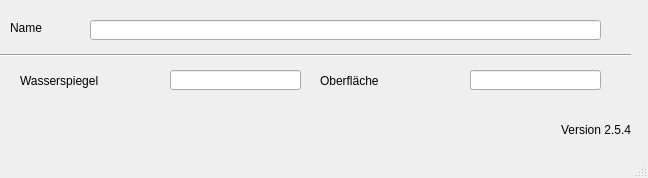
<?xml version="1.0" encoding="UTF-8"?>
<ui version="4.0">
 <class>MainWindow</class>
 <widget class="QMainWindow" name="MainWindow">
  <property name="geometry">
   <rect>
    <x>0</x>
    <y>0</y>
    <width>648</width>
    <height>178</height>
   </rect>
  </property>
  <property name="windowTitle">
   <string>MainWindow</string>
  </property>
  <widget class="QWidget" name="centralwidget">
   <widget class="QLabel" name="label">
    <property name="geometry">
     <rect>
      <x>10</x>
      <y>20</y>
      <width>46</width>
      <height>16</height>
     </rect>
    </property>
    <property name="text">
     <string>Name</string>
    </property>
   </widget>
   <widget class="QLabel" name="label_20">
    <property name="geometry">
     <rect>
      <x>20</x>
      <y>70</y>
      <width>121</width>
      <height>21</height>
     </rect>
    </property>
    <property name="text">
     <string>Wasserspiegel</string>
    </property>
   </widget>
   <widget class="Line" name="line">
    <property name="geometry">
     <rect>
      <x>0</x>
      <y>40</y>
      <width>631</width>
      <height>31</height>
     </rect>
    </property>
    <property name="orientation">
     <enum>Qt::Horizontal</enum>
    </property>
   </widget>
   <widget class="QLineEdit" name="schnam">
    <property name="geometry">
     <rect>
      <x>90</x>
      <y>20</y>
      <width>511</width>
      <height>20</height>
     </rect>
    </property>
   </widget>
   <widget class="QLineEdit" name="wspiegel">
    <property name="geometry">
     <rect>
      <x>170</x>
      <y>70</y>
      <width>131</width>
      <height>20</height>
     </rect>
    </property>
   </widget>
   <widget class="QLabel" name="label_21">
    <property name="geometry">
     <rect>
      <x>320</x>
      <y>70</y>
      <width>121</width>
      <height>21</height>
     </rect>
    </property>
    <property name="text">
     <string>Oberfläche</string>
    </property>
   </widget>
   <widget class="QLineEdit" name="oberfl">
    <property name="geometry">
     <rect>
      <x>470</x>
      <y>70</y>
      <width>131</width>
      <height>20</height>
     </rect>
    </property>
   </widget>
   <widget class="QLabel" name="lb_version">
    <property name="geometry">
     <rect>
      <x>560</x>
      <y>120</y>
      <width>71</width>
      <height>20</height>
     </rect>
    </property>
    <property name="toolTip">
     <string>Version QKan Import</string>
    </property>
    <property name="text">
     <string>Version 2.5.4</string>
    </property>
    <property name="alignment">
     <set>Qt::AlignRight|Qt::AlignTrailing|Qt::AlignVCenter</set>
    </property>
   </widget>
  </widget>
  <widget class="QMenuBar" name="menubar">
   <property name="geometry">
    <rect>
     <x>0</x>
     <y>0</y>
     <width>648</width>
     <height>21</height>
    </rect>
   </property>
  </widget>
  <widget class="QStatusBar" name="statusbar"/>
 </widget>
 <resources/>
 <connections/>
</ui>
